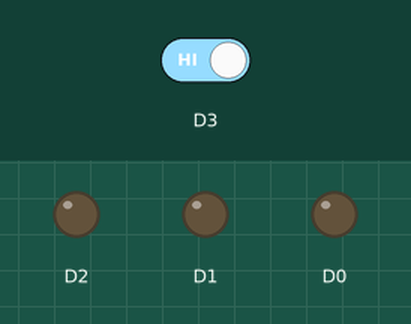
Simulated run of this sketch. Board: ESP8266 (NodeMCU). Parts: output pins drawn as LEDs (lit = HIGH). Dashed ring = blinking. The inputs (shaded band) are chosen by the test bench; at power-on: D3 HIGH.

Above: at 1.2 s.
1.3 s: D3 driven LOW
At 1.45 s:
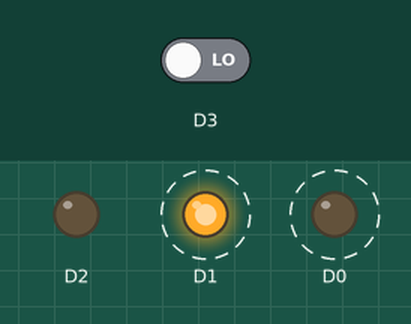
At 1.95 s:
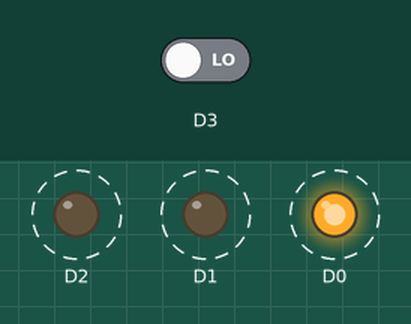
4.3 s: D3 driven HIGH
At 4.3 s:
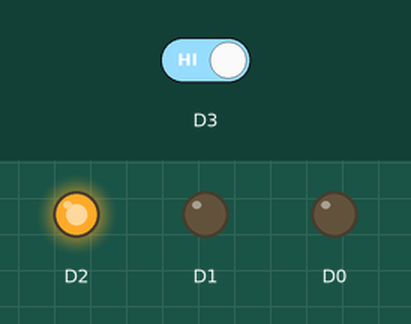
Timing chart, 0 to 7.3 s (numbered marks = the images above; inputs shaded):
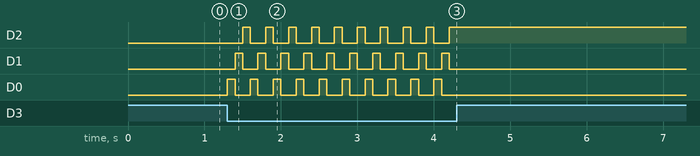

Measured:
- after the input at 1.3 s, D2: alternates HIGH for 0.10 s and LOW for 0.20 s, starting after 0.20 s; D1: alternates HIGH for 0.10 s and LOW for 0.20 s, starting after 0.10 s; D0: alternates HIGH for 0.10 s and LOW for 0.20 s, starting at once
- after the input at 4.3 s, D2: stops changing and stays HIGH; D1, D0: stops changing and stays LOW

The sketch:

lab_1_3__1_.ino
```cpp
int var = 0;

void setup() {
  pinMode (D0, OUTPUT);
  pinMode (D1, OUTPUT);
  pinMode (D2, OUTPUT);
  pinMode (D3, INPUT);
}

void loop() {
  if (!digitalRead(D3)) {
    var++;
    switch (var) {
      case 1:
        digitalWrite (D2, LOW);
        digitalWrite (D0, HIGH);
        break;
      case 2:
        digitalWrite (D0, LOW);
        digitalWrite (D1, HIGH);
        break;
      case 3:
        digitalWrite (D1, LOW);
        digitalWrite (D2, HIGH);
        break;
    }
    if (var >= 3) var = 0;
    delay(100);
  }
}
```
